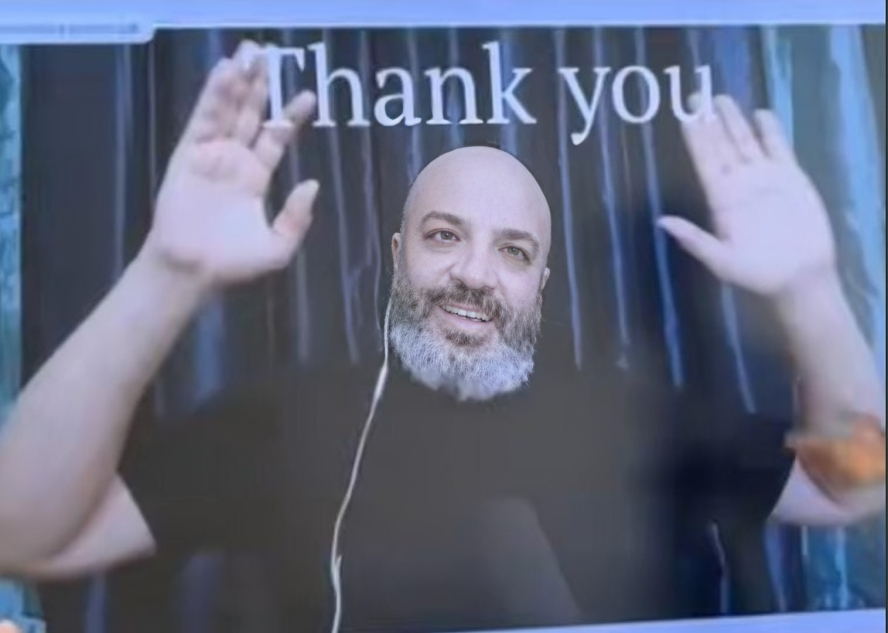
#> input picture bahget.png, 888 x 633 px
$ python Hand_Gesture_Recognition.py
#> lines starting #> are read from the running program, lines starting #| are printed output that depends on the picture
import cv2
import numpy as np
import tkinter as tk
from PIL import Image, ImageTk


# -------------------------
# Config
# -------------------------
# General configuration parameters for the application.
# Includes camera index, contour area thresholds, and convexity defect criteria.
# The kernel is used for morphological operations to
# clean up the skin-color mask.
CAM_INDEX = 0
MIN_CONTOUR_AREA = 2000
DEFECT_DEPTH_RATIO = 0.008
DEFECT_ANGLE_THRESH = 80
kernel = np.ones((5, 5), np.uint8)
cap = cv2.VideoCapture(CAM_INDEX)


# -------------------------
# Tkinter GUI Setup
# -------------------------
# Initializes the main application window using Tkinter.
# Creates a label to display the live camera feed.
# The layout is prepared to hold both video and control widgets.
root = tk.Tk()
root.title("Hand Gesture Recognition")

screen_width = root.winfo_screenwidth()
screen_height = root.winfo_screenheight()
root.geometry(f"{screen_width}x{screen_height - 100}")

# -------------------------
# Main Layout Frames
# -------------------------
video_frame = tk.Frame(root, bg="black")
video_frame.pack(side="top", fill="both", expand=True)

controls_frame = tk.Frame(root, bg="#222", height=85)
controls_frame.pack(side="bottom", fill="x")

spacer = tk.Frame(root, height=15, bg="black")
spacer.pack(side="top", fill="x")

video_label = tk.Label(video_frame)
video_label.pack(fill="both", expand=True)


# -------------------------
# HSV Sliders (Tkinter)
# -------------------------
# Interactive sliders allow real-time adjustment of HSV skin-color thresholds.
# Users can fine-tune H (hue), S (saturation), and V (value) ranges for better hand segmentation.
# Default values are set to typical skin-tone ranges under normal lighting.
h_low = tk.Scale(controls_frame, from_=0, to=179,
                 orient="horizontal", label="H Low",
                 length=250)
h_low.set(0)
h_low.pack(side="left", padx=5)

h_high = tk.Scale(controls_frame, from_=0, to=179,
                  orient="horizontal", label="H High",
                  length=250)
h_high.set(20)
h_high.pack(side="left", padx=5)

s_low = tk.Scale(controls_frame, from_=0, to=255,
                 orient="horizontal", label="S Low",
                 length=250)
s_low.set(30)
s_low.pack(side="left", padx=5)

s_high = tk.Scale(controls_frame, from_=0, to=255,
                  orient="horizontal", label="S High",
                  length=250)
s_high.set(150)
s_high.pack(side="left", padx=5)

v_low = tk.Scale(controls_frame, from_=0, to=255,
                 orient="horizontal", label="V Low",
                 length=250)
v_low.set(60)
v_low.pack(side="left", padx=5)

v_high = tk.Scale(controls_frame, from_=0, to=255,
                  orient="horizontal", label="V High",
                  length=250)
v_high.set(255)
v_high.pack(side="left", padx=5)


# -------------------------
# Angle Calculation
# -------------------------
# Computes the angle (in degrees) at the farthest point of a convexity defect.
# Used to distinguish real finger valleys from noise or minor contour irregularities.
# Uses the law of cosines on three points: two hull points and one defect point.
def angle_between(p1, p2, p3):
    a = np.linalg.norm(p2 - p3)
    b = np.linalg.norm(p2 - p1)
    c = np.linalg.norm(p1 - p3)

    if a * b == 0:
        return 180

    cos_angle = (a * a + b * b - c * c) / (2 * a * b)
    cos_angle = np.clip(cos_angle, -1, 1)

    return np.degrees(np.arccos(cos_angle))


# -------------------------
# Main Frame Update Function
# -------------------------
# Core loop that captures, processes, and displays each video frame in real time.
# Performs hand detection, contour analysis, and gesture classification.
# Updates the Tkinter GUI with annotated video and debug previews.
def update_frame():

    # -------------------------
    # Frame Capture & Validation
    # -------------------------
    # Reads a frame from the camera; skips processing if capture fails.
    # Ensures robustness against camera disconnection or driver issues.
    # Uses a non-blocking callback via root.after() to maintain GUI responsiveness.
    ret, frame = cap.read()
    if not ret or frame is None:
        root.after(30, update_frame)
        return

    # -------------------------
    # Frame Mirroring & Backup
    # -------------------------
    # Horizontally flips the frame to mimic a mirror (natural for gesture interaction).
    # Keeps an unmodified copy for debugging previews later in the pipeline.
    # Stores frame dimensions for ROI and overlay positioning.
    frame = cv2.flip(frame, 1)
    frame_copy = frame.copy()

    video_height = screen_height - 200
    frame = cv2.resize(frame, (screen_width, video_height))

    h, w = frame.shape[:2]


    # -------------------------
    # Region of Interest (ROI) Setup
    # -------------------------
    # Defines a fixed region where hand detection is performed (reduces noise from background).
    # Draws a blue bounding box to visually indicate the active area to the user.
    # Crops the working frame to this region for efficient processing.
    ROI_W = (w // 2)
    ROI_H = (h * 4) // 5
    x1 = 10
    y1 = 10
    x2 = x1 + ROI_W
    y2 = y1 + ROI_H
    cv2.rectangle(frame, (x1, y1), (x2, y2), (255, 0, 0), 2)
    work_frame = frame[y1:y2, x1:x2]

    # -------------------------
    # Dynamic Skin Color Masking (HSV)
    # -------------------------
    # Converts the ROI to HSV color space for robust skin-tone segmentation.
    # Applies real-time HSV thresholds from user-adjustable sliders.
    # Generates a binary mask where white pixels correspond to potential skin regions.
    hsv = cv2.cvtColor(work_frame, cv2.COLOR_BGR2HSV)

    hL = h_low.get()
    hH = h_high.get()
    sL = s_low.get()
    sH = s_high.get()
    vL = v_low.get()
    vH = v_high.get()

    mask = cv2.inRange(hsv, (hL, sL, vL), (hH, sH, vH))

    # -------------------------
    # Mask Refinement Pipeline
    # -------------------------
    # Applies Gaussian blur to reduce noise in the mask.
    # Uses morphological opening to remove small specks and closing to fill holes.
    # Final dilation slightly expands the mask to reconnect fragmented hand regions.
    mask = cv2.GaussianBlur(mask, (7, 7), 0)
    mask = cv2.morphologyEx(mask, cv2.MORPH_OPEN, kernel, iterations=1)
    mask = cv2.morphologyEx(mask, cv2.MORPH_CLOSE, kernel, iterations=2)
    mask = cv2.dilate(mask, kernel, iterations=1)

    # -------------------------
    # Hand Contour Selection
    # -------------------------
    # Finds all external contours in the refined mask.
    # Selects the largest contour that meets area criteria (not too small, not the whole frame).
    # This contour is assumed to represent the user's hand if valid.
    contours, _ = cv2.findContours(mask, cv2.RETR_EXTERNAL, cv2.CHAIN_APPROX_SIMPLE)
    hand_detected = False
    hand_open = False
    max_contour = None
    area = 0
    h_f, w_f = work_frame.shape[:2]

    if len(contours) > 0:
        contours_sorted = sorted(contours, key=cv2.contourArea, reverse=True)
        for cnt in contours_sorted:
            area = cv2.contourArea(cnt)
            if area >= MIN_CONTOUR_AREA and area < h_f * w_f * 0.5:
                max_contour = cnt
                hand_detected = True
                break

    # -------------------------
    # Hand Geometry Analysis (If Detected)
    # -------------------------
    # Computes the convex hull of the hand contour to find finger valleys (defects).
    # For each defect, checks angle and depth to filter out false positives.
    # Counts valid defects to estimate the number of extended fingers.
    fingers_defects = 0

    if hand_detected:
        hull_points = cv2.convexHull(max_contour)
        cv2.drawContours(frame, [hull_points + [x1, y1]], -1, (255, 255, 0), 2)

        hull_idx = cv2.convexHull(max_contour, returnPoints=False)
        defects = cv2.convexityDefects(max_contour, hull_idx)
        if defects is not None:
            for d in defects[:, 0]:
                s, e, f, depth = d
                start = max_contour[s][0]
                end = max_contour[e][0]
                far = max_contour[f][0]
                ang = angle_between(start, far, end)
                if ang < DEFECT_ANGLE_THRESH and depth > area * DEFECT_DEPTH_RATIO:
                    fingers_defects += 1
                    far_x = far[0] + x1
                    far_y = far[1] + y1
                    cv2.circle(frame, (far_x, far_y), 5, (0, 0, 255), -1)

        # -------------------------
        # Hand State Classification
        # -------------------------
        # Classifies hand as "Open" if exactly 4 valid defects (i.e., 5 fingers) are detected.
        # Displays real-time feedback on hand state and estimated finger count.
        # Visual indicators (text and color) help the user understand system interpretation.
        hand_open = fingers_defects == 4
        fingers_counts = fingers_defects + 1 if fingers_defects >= 1 else 'One finger or none'

        final_state = "Open" if hand_open else "Closed"
        color_final = (0, 255, 0) if hand_open else (0, 0, 255)

        cv2.drawContours(frame, [max_contour + [x1, y1]], -1, (255, 0, 0), 2)

        cv2.putText(frame, f"Hand: {final_state}", (20, 50), cv2.FONT_HERSHEY_SIMPLEX, 1.0, color_final, 3)
        cv2.putText(frame, f"Fingers: {fingers_counts}", (20, 100), cv2.FONT_HERSHEY_SIMPLEX, 1.0, (0,165,165), 2)

    else:
        # -------------------------
        # No Hand Detected Handling
        # -------------------------
        # Displays a warning message when no valid hand contour is found.
        # Helps the user adjust position or lighting conditions.
        # Shows "None" for finger count to indicate absence of gesture input.
        cv2.putText(frame, "No Hand Detected", (20, 50), cv2.FONT_HERSHEY_SIMPLEX, 1, (0, 0, 255), 2)
        cv2.putText(frame, f"Fingers: None", (20, 100), cv2.FONT_HERSHEY_SIMPLEX, 1.0, (0,165,165), 2)

    # -------------------------
    # Debug Previews (Mask & Original)
    # -------------------------
    # Embeds small previews of the original frame and binary mask in the bottom corners.
    # Useful for tuning HSV sliders and diagnosing segmentation issues.
    # Resizes previews to avoid obstructing the main view.
    try:
        small_w = w // 5
        small_h = int(h / 6)

        mask_bgr = cv2.cvtColor(mask, cv2.COLOR_GRAY2BGR)
        mask_small = cv2.resize(mask_bgr, (small_w, small_h))
        frame_small = cv2.resize(frame_copy, (small_w, small_h))

        y1 = h - small_h - 7
        y2 = h - 7

        x1_left = 10
        x2_left = x1_left + small_w
        frame[y1:y2, x1_left:x2_left] = mask_small
        cv2.rectangle(frame, (x1_left, y1), (x2_left, y2), (255, 255, 255), 1)

        x1_right = w - small_w - 10
        x2_right = w - 10
        frame[y1:y2, x1_right:x2_right] = frame_small
        cv2.rectangle(frame, (x1_right, y1), (x2_right, y2), (255, 255, 255), 1)

    except:
        pass

    # -------------------------
    # Action Image (Top-Right Corner)
    # -------------------------
    # Overlays a preprocessed image (e.g., filtered version of 'bahget.png') based on finger count.
    # Each gesture (1–5 fingers) triggers a different visual filter for interactive feedback.
    # The overlay is positioned in the top-right corner with a labeled border.
    if fingers_defects == 1:
        overlay = sepia
        filterr = 'Sepia'
    elif fingers_defects == 2:
        overlay = posterized
        filterr = 'Posterized'
    elif fingers_defects == 3:
        overlay = heatmap
        filterr = 'Heatmap'
    elif fingers_defects == 4:
        overlay = bahget_clear
        filterr = 'Clear'
    else:
        overlay = bahget_blurred
        filterr = 'Blurred'

    oh, ow = overlay.shape[:2]

    # Top-right corner (with small margin)
    x_start = w - ow - 10
    y_start = 10

    frame[y_start:y_start+oh, x_start:x_start+ow] = overlay

    cv2.rectangle(frame,
                (x_start, y_start),
                (x_start+ow, y_start+oh),
                (0, 255, 255), 2)

    cv2.putText(frame, f"Filter: {filterr}", (20, 150), cv2.FONT_HERSHEY_SIMPLEX, 1.0, (123,123,73), 2)


    # -------------------------
    # GUI Frame Update
    # -------------------------
    # Converts the processed OpenCV (BGR) frame to PIL-compatible RGB format.
    # Wraps it in a PhotoImage for display in the Tkinter label.
    # Schedules the next frame update after 30ms to maintain real-time interaction.
    img_rgb = cv2.cvtColor(frame, cv2.COLOR_BGR2RGB)
    im_pil = Image.fromarray(img_rgb)
    imgtk = ImageTk.PhotoImage(image=im_pil)

    video_label.imgtk = imgtk
    video_label.configure(image=imgtk)

    root.after(30, update_frame)


# -------------------------
# Image Filters
# -------------------------
# Precomputes several stylized versions of a reference image ('bahget.png').
# Includes effects like blur, sepia, posterization, and heatmap for gesture-based switching.
# All filtered images are resized to a consistent dimension for seamless overlay.
bahget_clear = cv2.imread("bahget.png")
#> bahget_clear is the input picture: shape (633, 888, 3); mean B, G, R 126.5, 104.1, 97.3
bahget_clear = cv2.resize(bahget_clear, (350, 250))
#> bahget_clear: shape (250, 350, 3)

# Create blurred version (default state)
bahget_blurred = cv2.GaussianBlur(bahget_clear, (63, 63), 0)
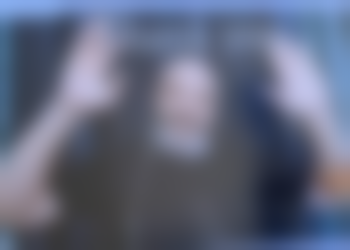
#> bahget_blurred: shape (250, 350, 3); mean B, G, R 126.3, 104, 97.2

# Create heatmap version
# COLORMAP_JET:
#   src => gray => (0 -> 255)
#   0 -> blue
#   128 -> green / yellow
#   255 -> red
heatmap = cv2.applyColorMap(cv2.cvtColor(bahget_clear, cv2.COLOR_BGR2GRAY), cv2.COLORMAP_JET)
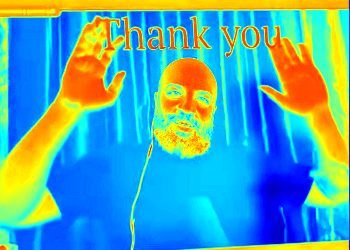
#> heatmap: shape (250, 350, 3); mean B, G, R 172.3, 167.8, 82.3

# Create sepia version
                        #   R      G      B
sepia_filter = np.array([[0.272, 0.534, 0.131],   # B
                         [0.349, 0.686, 0.168],   # G
                         [0.393, 0.769, 0.189]])  # R
sepia = cv2.transform(bahget_clear, sepia_filter)
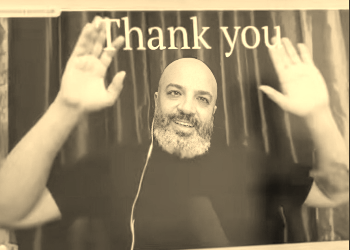
#> sepia: shape (250, 350, 3); mean B, G, R 102.7, 131.6, 146
sepia = np.clip(sepia, 0, 255).astype(np.uint8)

# Create posterized version
levels = 4
# 0 – 63   → 0
# 64 –127  → 64
# 128–191  → 128
# 192–255  → 192
posterized = np.floor_divide(bahget_clear, 256//levels) * (256//levels) # Quantization
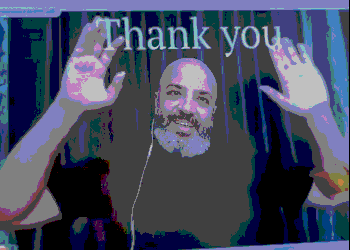
#> posterized: shape (250, 350, 3); mean B, G, R 95.8, 73.3, 67.2
posterized = posterized.astype(np.uint8)


# -------------------------
# Start Main Loop
# -------------------------
# Launches the Tkinter event loop and begins real-time video processing.
# The GUI remains responsive to slider adjustments and window events.
# This is the entry point for the interactive application.
update_frame()
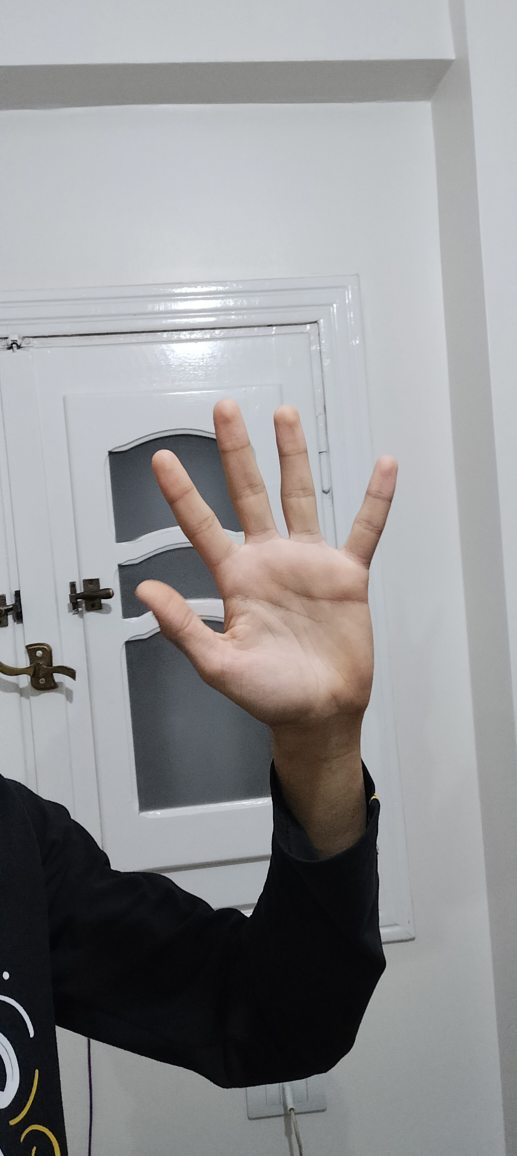
#> input picture Test_Images/IMG20251128204049.jpg, 2068 x 4624 px, given in place of the camera (shown at 1/4 size)
#> in update_frame, frame is the input picture: shape (4624, 2068, 3); mean B, G, R 147.7, 146.3, 146.4
#> in update_frame, `cv2.rectangle(frame, (x1, y1), (x2, y2), (255, 0, 0), 2)`:
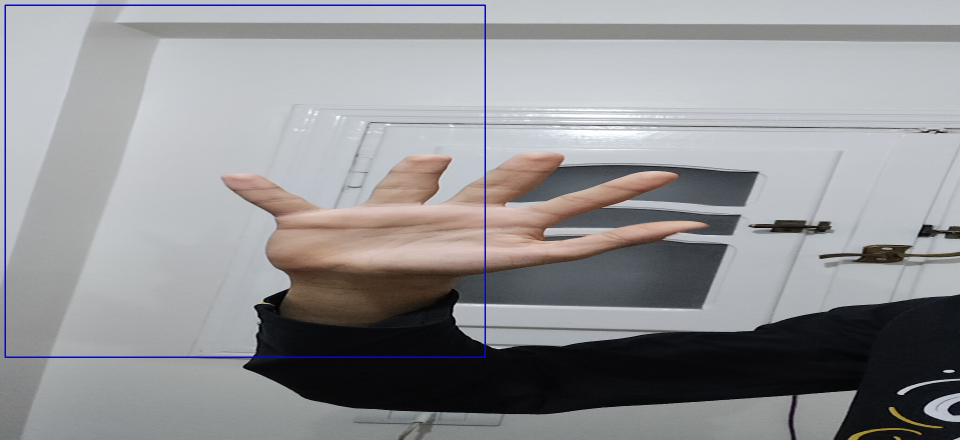
#> frame: shape (880, 1920, 3) (shown at 1/2 size); mean B, G, R 148.2, 145.3, 145.4
#> in update_frame, `work_frame = frame[y1:y2, x1:x2]`:
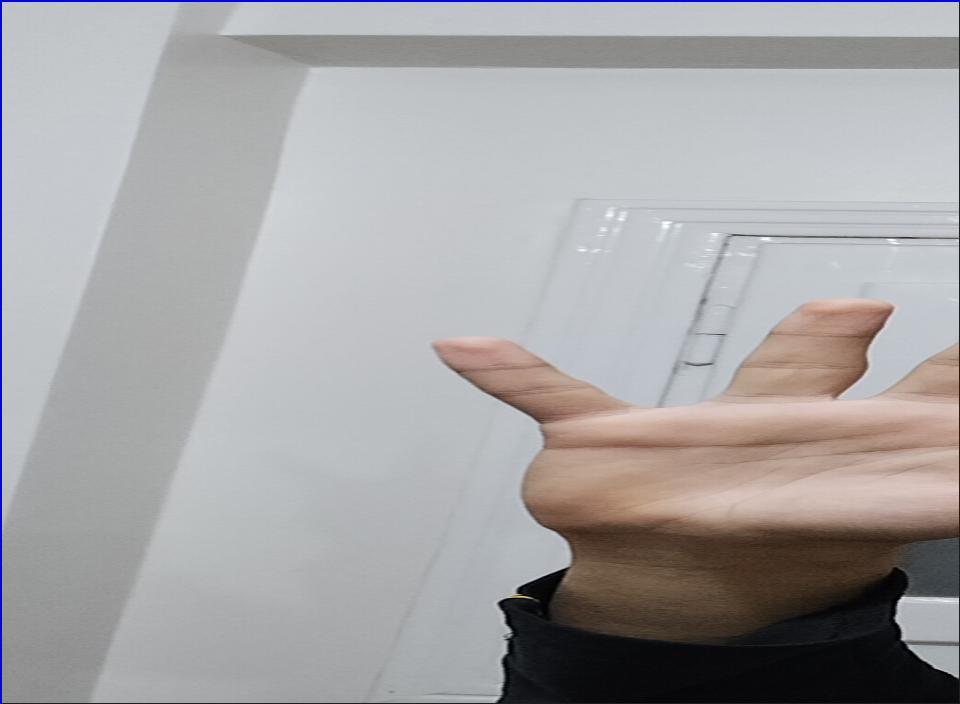
#> work_frame: shape (704, 960, 3); mean B, G, R 166.1, 164.1, 165.8
#> in update_frame, `hsv = cv2.cvtColor(work_frame, cv2.COLOR_BGR2HSV)`: hsv: shape (704, 960, 3); mean H, S, V 84.4, 23.1, 172.4
#> (the run stopped early here; a loop or call above may not have finished)
